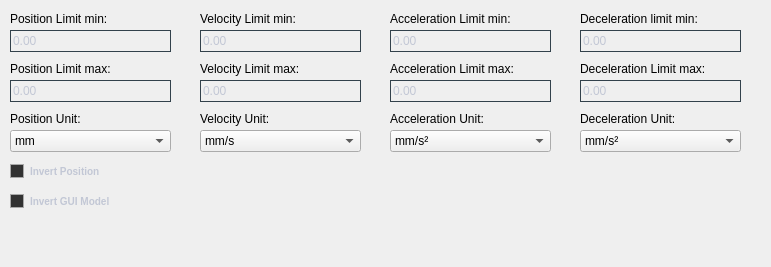
    <widget class="QWidget" name="page_axis_limits">
     <property name="geometry">
      <rect>
       <x>0</x>
       <y>0</y>
       <width>771</width>
       <height>267</height>
      </rect>
     </property>
     <attribute name="label">
      <string>n-Axis Limits</string>
     </attribute>
     <widget class="QLabel" name="lbl_axis_pos_limit_max_2">
      <property name="geometry">
       <rect>
        <x>10</x>
        <y>60</y>
        <width>161</width>
        <height>18</height>
       </rect>
      </property>
      <property name="font">
       <font>
        <family>Arial</family>
       </font>
      </property>
      <property name="text">
       <string>Position Limit max:</string>
      </property>
     </widget>
     <widget class="QLabel" name="lbl_axis_pos_limit_min">
      <property name="geometry">
       <rect>
        <x>10</x>
        <y>10</y>
        <width>161</width>
        <height>18</height>
       </rect>
      </property>
      <property name="font">
       <font>
        <family>Arial</family>
       </font>
      </property>
      <property name="text">
       <string>Position Limit min:</string>
      </property>
     </widget>
     <widget class="QLabel" name="lbl_axis_pos_unit">
      <property name="geometry">
       <rect>
        <x>10</x>
        <y>110</y>
        <width>161</width>
        <height>18</height>
       </rect>
      </property>
      <property name="font">
       <font>
        <family>Arial</family>
       </font>
      </property>
      <property name="text">
       <string>Position Unit:</string>
      </property>
     </widget>
     <widget class="QComboBox" name="cb_axis_pos_unit">
      <property name="geometry">
       <rect>
        <x>10</x>
        <y>130</y>
        <width>161</width>
        <height>22</height>
       </rect>
      </property>
      <property name="font">
       <font>
        <family>Arial</family>
       </font>
      </property>
      <property name="styleSheet">
       <string notr="true"/>
      </property>
      <property name="editable">
       <bool>false</bool>
      </property>
      <property name="placeholderText">
       <string/>
      </property>
      <item>
       <property name="text">
        <string>mm</string>
       </property>
      </item>
      <item>
       <property name="text">
        <string>°</string>
       </property>
      </item>
     </widget>
     <widget class="QLabel" name="lbl_axis_vel_limit_max">
      <property name="geometry">
       <rect>
        <x>200</x>
        <y>60</y>
        <width>161</width>
        <height>18</height>
       </rect>
      </property>
      <property name="font">
       <font>
        <family>Arial</family>
       </font>
      </property>
      <property name="text">
       <string>Velocity Limit max:</string>
      </property>
     </widget>
     <widget class="QComboBox" name="cb_axis_vel_unit">
      <property name="geometry">
       <rect>
        <x>200</x>
        <y>130</y>
        <width>161</width>
        <height>22</height>
       </rect>
      </property>
      <property name="font">
       <font>
        <family>Arial</family>
       </font>
      </property>
      <property name="styleSheet">
       <string notr="true"/>
      </property>
      <property name="editable">
       <bool>false</bool>
      </property>
      <property name="placeholderText">
       <string/>
      </property>
      <item>
       <property name="text">
        <string>mm/s</string>
       </property>
      </item>
      <item>
       <property name="text">
        <string>°/s</string>
       </property>
      </item>
     </widget>
     <widget class="QLabel" name="lbl_axis_vel_unit">
      <property name="geometry">
       <rect>
        <x>200</x>
        <y>110</y>
        <width>161</width>
        <height>18</height>
       </rect>
      </property>
      <property name="font">
       <font>
        <family>Arial</family>
       </font>
      </property>
      <property name="text">
       <string>Velocity Unit:</string>
      </property>
     </widget>
     <widget class="QDoubleSpinBox" name="nbr_vel_limit_max">
      <property name="geometry">
       <rect>
        <x>200</x>
        <y>80</y>
        <width>161</width>
        <height>22</height>
       </rect>
      </property>
      <property name="font">
       <font>
        <family>Arial</family>
       </font>
      </property>
      <property name="styleSheet">
       <string notr="true">QDoubleSpinBox
{
	background-color: transparent;
	color: #c2c7d5;
    border: 1px solid #32414B;
}</string>
      </property>
      <property name="minimum">
       <double>-99999999.000000000000000</double>
      </property>
      <property name="maximum">
       <double>99999999.000000000000000</double>
      </property>
     </widget>
     <widget class="QLabel" name="lbl_axis_vel_limit_min">
      <property name="geometry">
       <rect>
        <x>200</x>
        <y>10</y>
        <width>161</width>
        <height>18</height>
       </rect>
      </property>
      <property name="font">
       <font>
        <family>Arial</family>
       </font>
      </property>
      <property name="text">
       <string>Velocity Limit min:</string>
      </property>
     </widget>
     <widget class="QLabel" name="lbl_axis_acc_limit_min">
      <property name="geometry">
       <rect>
        <x>390</x>
        <y>10</y>
        <width>161</width>
        <height>18</height>
       </rect>
      </property>
      <property name="font">
       <font>
        <family>Arial</family>
       </font>
      </property>
      <property name="text">
       <string>Acceleration Limit min:</string>
      </property>
     </widget>
     <widget class="QLabel" name="lbl_axis_acc_unit">
      <property name="geometry">
       <rect>
        <x>390</x>
        <y>110</y>
        <width>161</width>
        <height>18</height>
       </rect>
      </property>
      <property name="font">
       <font>
        <family>Arial</family>
       </font>
      </property>
      <property name="text">
       <string>Acceleration Unit:</string>
      </property>
     </widget>
     <widget class="QComboBox" name="cb_axis_acc_unit">
      <property name="geometry">
       <rect>
        <x>390</x>
        <y>130</y>
        <width>161</width>
        <height>22</height>
       </rect>
      </property>
      <property name="font">
       <font>
        <family>Arial</family>
       </font>
      </property>
      <property name="styleSheet">
       <string notr="true"/>
      </property>
      <property name="editable">
       <bool>false</bool>
      </property>
      <property name="placeholderText">
       <string/>
      </property>
      <item>
       <property name="text">
        <string>mm/s²</string>
       </property>
      </item>
      <item>
       <property name="text">
        <string>°/s²</string>
       </property>
      </item>
     </widget>
     <widget class="QLabel" name="lbl_axis_acc_limit_max">
      <property name="geometry">
       <rect>
        <x>390</x>
        <y>60</y>
        <width>161</width>
        <height>18</height>
       </rect>
      </property>
      <property name="font">
       <font>
        <family>Arial</family>
       </font>
      </property>
      <property name="text">
       <string>Acceleration Limit max:</string>
      </property>
     </widget>
     <widget class="QLabel" name="lbl_axis_dec_limit_min">
      <property name="geometry">
       <rect>
        <x>580</x>
        <y>10</y>
        <width>161</width>
        <height>18</height>
       </rect>
      </property>
      <property name="font">
       <font>
        <family>Arial</family>
       </font>
      </property>
      <property name="text">
       <string>Deceleration limit min:</string>
      </property>
     </widget>
     <widget class="QComboBox" name="cb_axis_dec_unit">
      <property name="geometry">
       <rect>
        <x>580</x>
        <y>130</y>
        <width>161</width>
        <height>22</height>
       </rect>
      </property>
      <property name="font">
       <font>
        <family>Arial</family>
       </font>
      </property>
      <property name="styleSheet">
       <string notr="true"/>
      </property>
      <property name="editable">
       <bool>false</bool>
      </property>
      <property name="placeholderText">
       <string/>
      </property>
      <item>
       <property name="text">
        <string>mm/s²</string>
       </property>
      </item>
      <item>
       <property name="text">
        <string>°/s²</string>
       </property>
      </item>
     </widget>
     <widget class="QLabel" name="lbl_axis_dec_limit_max">
      <property name="geometry">
       <rect>
        <x>580</x>
        <y>60</y>
        <width>161</width>
        <height>18</height>
       </rect>
      </property>
      <property name="font">
       <font>
        <family>Arial</family>
       </font>
      </property>
      <property name="text">
       <string>Deceleration Limit max:</string>
      </property>
     </widget>
     <widget class="QLabel" name="lbl_axis_dec_unit">
      <property name="geometry">
       <rect>
        <x>580</x>
        <y>110</y>
        <width>161</width>
        <height>18</height>
       </rect>
      </property>
      <property name="font">
       <font>
        <family>Arial</family>
       </font>
      </property>
      <property name="text">
       <string>Deceleration Unit:</string>
      </property>
     </widget>
     <widget class="QCheckBox" name="chk_axis_invert_position">
      <property name="geometry">
       <rect>
        <x>10</x>
        <y>160</y>
        <width>161</width>
        <height>22</height>
       </rect>
      </property>
      <property name="sizePolicy">
       <sizepolicy hsizetype="Preferred" vsizetype="Preferred">
        <horstretch>0</horstretch>
        <verstretch>0</verstretch>
       </sizepolicy>
      </property>
      <property name="font">
       <font>
        <family>Arial</family>
        <pointsize>-1</pointsize>
        <weight>75</weight>
        <bold>true</bold>
       </font>
      </property>
      <property name="styleSheet">
       <string notr="true">
/*-----QCheckBox-----*/
QCheckBox
{
	background-color: transparent;
	color: #c2c7d5;
	font-size: 10px;
	font-weight: bold;
	border: none;
	border-radius: 5px;

}


/*-----QCheckBox-----*/
QCheckBox::indicator
{
    color: #b1b1b1;
    background-color: #323232;
    border: 1px solid darkgray;
    width: 12px;
    height: 12px;

}


QCheckBox::indicator:checked
{
    image:url(&quot;./ressources/check.png&quot;);
	background-color:  rgb(170, 255, 127);
    border: 1px solid rgb(170, 255, 127);

}

QCheckBox::indicator:unchecked
{
    image:url(&quot;./ressources/check.png&quot;);
	background-color: rgb(255, 116, 116);
    border: 1px solid rgb(255, 116, 116);

}



</string>
      </property>
      <property name="text">
       <string>Invert Position</string>
      </property>
     </widget>
     <widget class="QCheckBox" name="chk_axis_gui_model">
      <property name="geometry">
       <rect>
        <x>10</x>
        <y>190</y>
        <width>161</width>
        <height>22</height>
       </rect>
      </property>
      <property name="sizePolicy">
       <sizepolicy hsizetype="Preferred" vsizetype="Preferred">
        <horstretch>0</horstretch>
        <verstretch>0</verstretch>
       </sizepolicy>
      </property>
      <property name="font">
       <font>
        <family>Arial</family>
        <pointsize>-1</pointsize>
        <weight>75</weight>
        <bold>true</bold>
       </font>
      </property>
      <property name="styleSheet">
       <string notr="true">
/*-----QCheckBox-----*/
QCheckBox
{
	background-color: transparent;
	color: #c2c7d5;
	font-size: 10px;
	font-weight: bold;
	border: none;
	border-radius: 5px;

}


/*-----QCheckBox-----*/
QCheckBox::indicator
{
    color: #b1b1b1;
    background-color: #323232;
    border: 1px solid darkgray;
    width: 12px;
    height: 12px;

}


QCheckBox::indicator:checked
{
    image:url(&quot;./ressources/check.png&quot;);
	background-color:  rgb(170, 255, 127);
    border: 1px solid rgb(170, 255, 127);

}

QCheckBox::indicator:unchecked
{
    image:url(&quot;./ressources/check.png&quot;);
	background-color: rgb(255, 116, 116);
    border: 1px solid rgb(255, 116, 116);

}



</string>
      </property>
      <property name="text">
       <string>Invert GUI Model</string>
      </property>
     </widget>
     <widget class="QDoubleSpinBox" name="nbr_acc_limit_min">
      <property name="geometry">
       <rect>
        <x>390</x>
        <y>30</y>
        <width>161</width>
        <height>22</height>
       </rect>
      </property>
      <property name="font">
       <font>
        <family>Arial</family>
       </font>
      </property>
      <property name="styleSheet">
       <string notr="true">QDoubleSpinBox
{
	background-color: transparent;
	color: #c2c7d5;
    border: 1px solid #32414B;
}</string>
      </property>
      <property name="minimum">
       <double>-99999999.000000000000000</double>
      </property>
      <property name="maximum">
       <double>99999999.000000000000000</double>
      </property>
     </widget>
     <widget class="QDoubleSpinBox" name="nbr_acc_limit_max">
      <property name="geometry">
       <rect>
        <x>390</x>
        <y>80</y>
        <width>161</width>
        <height>22</height>
       </rect>
      </property>
      <property name="font">
       <font>
        <family>Arial</family>
       </font>
      </property>
      <property name="styleSheet">
       <string notr="true">QDoubleSpinBox
{
	background-color: transparent;
	color: #c2c7d5;
    border: 1px solid #32414B;
}</string>
      </property>
      <property name="minimum">
       <double>-99999999.000000000000000</double>
      </property>
      <property name="maximum">
       <double>99999999.000000000000000</double>
      </property>
     </widget>
     <widget class="QDoubleSpinBox" name="nbr_dec_limit_max">
      <property name="geometry">
       <rect>
        <x>580</x>
        <y>80</y>
        <width>161</width>
        <height>22</height>
       </rect>
      </property>
      <property name="font">
       <font>
        <family>Arial</family>
       </font>
      </property>
      <property name="styleSheet">
       <string notr="true">QDoubleSpinBox
{
	background-color: transparent;
	color: #c2c7d5;
    border: 1px solid #32414B;
}</string>
      </property>
      <property name="minimum">
       <double>-99999999.000000000000000</double>
      </property>
      <property name="maximum">
       <double>99999999.000000000000000</double>
      </property>
     </widget>
     <widget class="QDoubleSpinBox" name="nbr_dec_limit_min">
      <property name="geometry">
       <rect>
        <x>580</x>
        <y>30</y>
        <width>161</width>
        <height>22</height>
       </rect>
      </property>
      <property name="font">
       <font>
        <family>Arial</family>
       </font>
      </property>
      <property name="styleSheet">
       <string notr="true">QDoubleSpinBox
{
	background-color: transparent;
	color: #c2c7d5;
    border: 1px solid #32414B;
}</string>
      </property>
      <property name="minimum">
       <double>-99999999.000000000000000</double>
      </property>
      <property name="maximum">
       <double>99999999.000000000000000</double>
      </property>
     </widget>
     <widget class="QDoubleSpinBox" name="nbr_vel_limit_min">
      <property name="geometry">
       <rect>
        <x>200</x>
        <y>30</y>
        <width>161</width>
        <height>22</height>
       </rect>
      </property>
      <property name="font">
       <font>
        <family>Arial</family>
       </font>
      </property>
      <property name="styleSheet">
       <string notr="true">QDoubleSpinBox
{
	background-color: transparent;
	color: #c2c7d5;
    border: 1px solid #32414B;
}</string>
      </property>
      <property name="minimum">
       <double>-99999999.000000000000000</double>
      </property>
      <property name="maximum">
       <double>99999999.000000000000000</double>
      </property>
     </widget>
     <widget class="QDoubleSpinBox" name="nbr_pos_limit_min">
      <property name="geometry">
       <rect>
        <x>10</x>
        <y>30</y>
        <width>161</width>
        <height>22</height>
       </rect>
      </property>
      <property name="font">
       <font>
        <family>Arial</family>
       </font>
      </property>
      <property name="styleSheet">
       <string notr="true">QDoubleSpinBox
{
	background-color: transparent;
	color: #c2c7d5;
    border: 1px solid #32414B;
}</string>
      </property>
      <property name="minimum">
       <double>-99999999.000000000000000</double>
      </property>
      <property name="maximum">
       <double>99999999.000000000000000</double>
      </property>
     </widget>
     <widget class="QDoubleSpinBox" name="nbr_pos_limit_max">
      <property name="geometry">
       <rect>
        <x>10</x>
        <y>80</y>
        <width>161</width>
        <height>22</height>
       </rect>
      </property>
      <property name="font">
       <font>
        <family>Arial</family>
       </font>
      </property>
      <property name="styleSheet">
       <string notr="true">QDoubleSpinBox
{
	background-color: transparent;
	color: #c2c7d5;
    border: 1px solid #32414B;
}</string>
      </property>
      <property name="minimum">
       <double>-99999999.000000000000000</double>
      </property>
      <property name="maximum">
       <double>99999999.000000000000000</double>
      </property>
     </widget>
    </widget>
